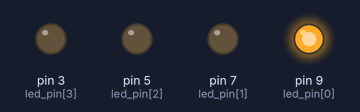
Bench run of a sketch on a simulated Arduino Uno, built with avr-gcc and run on an emulated ATmega328P. Shown: output pins drawn as LEDs (lit = HIGH).

Above: at 0.5 s.
At 2.5 s:
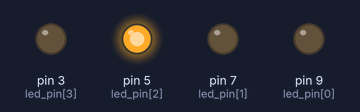
At 3.5 s:
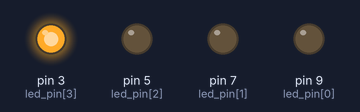
At 5.5 s:
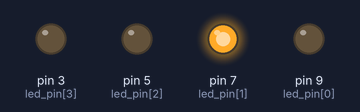
Timing chart, 0 to 7.8 s (numbered marks = the images above):
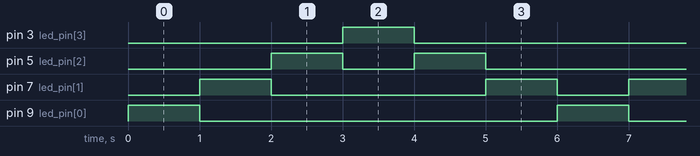

The sketch:

app.ino
```cpp
const int led_pin[4] = {9, 7, 5, 3};

const int led_out[6][4] = {
    {1,0,0,0},
    {0,1,0,0},
    {0,0,1,0},
    {0,0,0,1},
    {0,0,1,0},
    {0,1,0,0},
};

int out_no = 0;
void setup() {
    int n;

    for(n = 0; n < 4; n++) {
        pinMode(led_pin[n], OUTPUT);
        digitalWrite(led_pin[n], LOW);
    }
}

void loop() {
    int n;

    for(n = 0; n < 4; n++) {
        digitalWrite(led_pin[n], led_out[out_no][n]);

    }
    out_no++;
    if(out_no == 6) out_no = 0;

    delay(1000);
}
```

Measured:
- by itself, pin 3 (led_pin[3]), pin 9 (led_pin[0]): alternates HIGH for 1.0 s and LOW for 5.0 s
- by itself, pin 5 (led_pin[2]): repeats every 6.0 s: LOW 1.0 s, HIGH 1.0 s, LOW 3.0 s, HIGH 1.0 s
- by itself, pin 7 (led_pin[1]): repeats every 6.0 s: LOW 3.0 s, HIGH 1.0 s, LOW 1.0 s, HIGH 1.0 s
